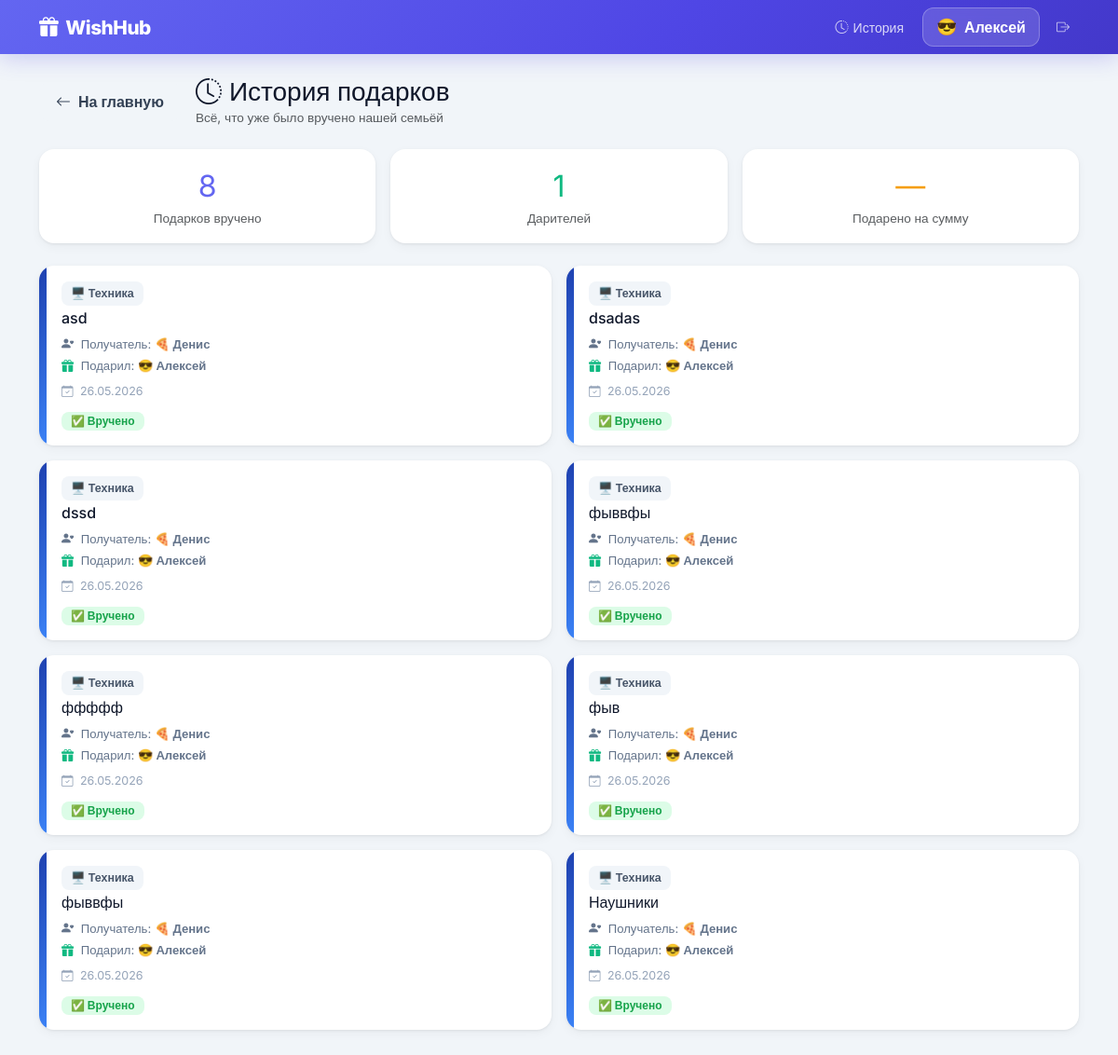
The app's page /history (signed in), older data.
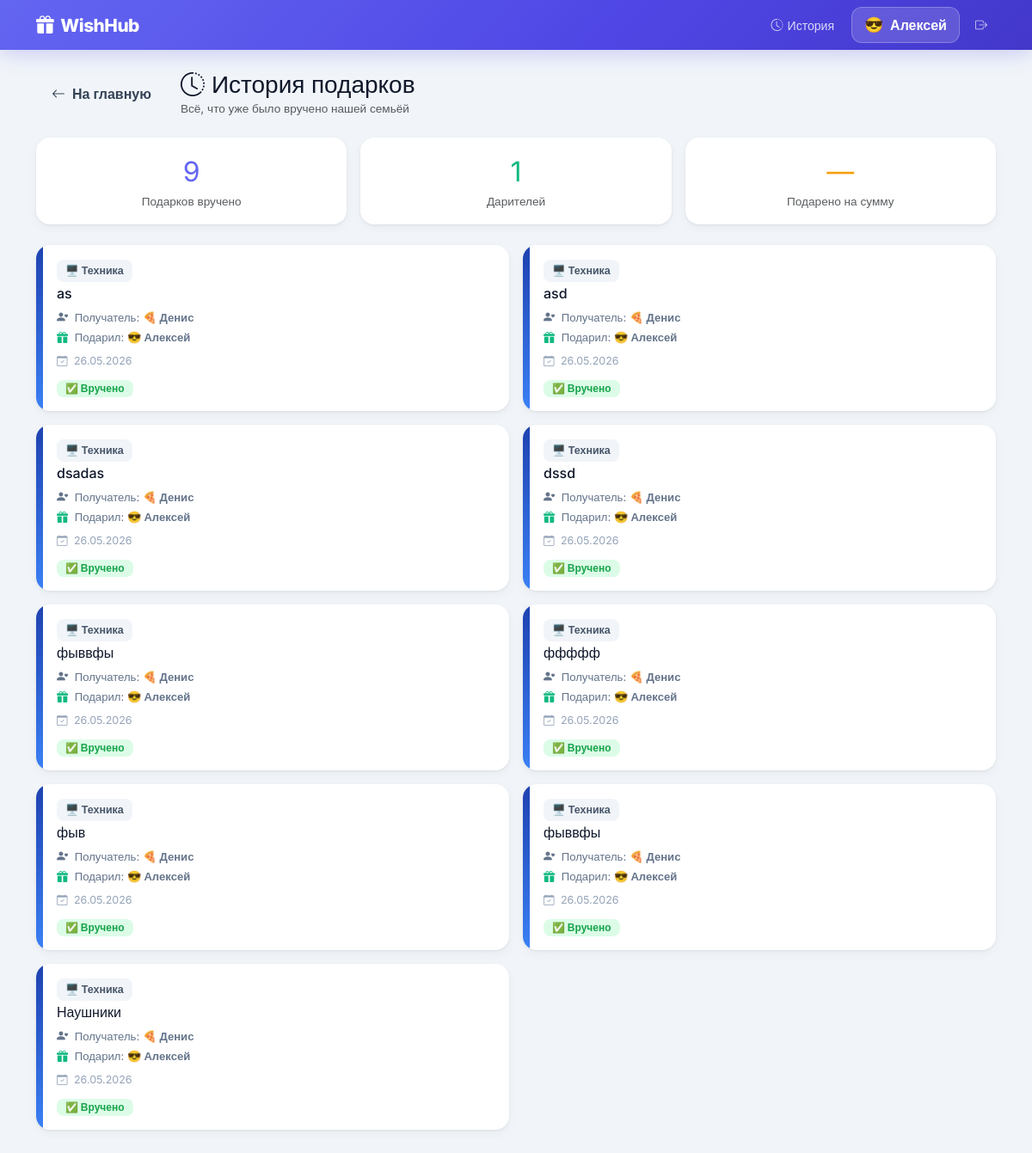
The same page, newer data.
### app.py (models this page shows)
class WishItem(db.Model):
    id           = db.Column(db.Integer, primary_key=True)
    title        = db.Column(db.String(100), nullable=False)
    description  = db.Column(db.Text, nullable=True)
    link         = db.Column(db.String(500), nullable=True)
    image_url    = db.Column(db.String(500), nullable=True)
    price        = db.Column(db.Float, nullable=True)
    category     = db.Column(db.String(20), default='other')
    priority     = db.Column(db.String(20), default='medium')
    user_id      = db.Column(db.Integer, db.ForeignKey('user.id'), nullable=False)
    booked_by_id = db.Column(db.Integer, db.ForeignKey('user.id'), nullable=True)
    is_purchased = db.Column(db.Boolean, default=False)
    purchased_at = db.Column(db.DateTime, nullable=True)
    created_at   = db.Column(db.DateTime, default=datetime.utcnow)
    booked_by    = db.relationship('User', foreign_keys=[booked_by_id])

class User(UserMixin, db.Model):
    id            = db.Column(db.Integer, primary_key=True)
    username      = db.Column(db.String(50), unique=True, nullable=False)
    password_hash = db.Column(db.String(255), nullable=False)
    name          = db.Column(db.String(50), nullable=False)
    is_admin      = db.Column(db.Boolean, default=False)
    birthday      = db.Column(db.Date, nullable=True)
    emoji         = db.Column(db.String(10), default='🎁')
    wishes        = db.relationship('WishItem', backref='owner', lazy=True, foreign_keys='WishItem.user_id')

### app.py (the view)
@app.route('/history')
@login_required
def history():
    purchased = WishItem.query.filter_by(is_purchased=True)\
                              .order_by(WishItem.purchased_at.desc()).all()
    return render_template('history.html', purchased=purchased, category_map=CATEGORY_MAP)

### app.py (called while the page is built)
@login_manager.user_loader
def load_user(user_id):
    return db.session.get(User, int(user_id))

### templates/history.html (shortened to what this page needs)
{% extends "base.html" %}
{% block content %}
<div class="d-flex align-items-center gap-3 mb-4">
  <a href="{{ url_for('index') }}" class="btn btn-w btn-w-light">
    <i class="bi bi-arrow-left me-1"></i> На главную
  </a>
  <div>
    <h3 class="fw-800 mb-0"><i class="bi bi-clock-history text-indigo me-2"></i>История подарков</h3>
    <p class="text-muted mb-0" style="font-size:.85rem">Всё, что уже было вручено нашей семьёй</p>
  </div>
</div>
{% if purchased %}
<div class="row g-3 mb-4">
  <div class="col-sm-4">
    <div class="card-w p-3 text-center">
      <div class="fw-800" style="font-size:2rem;color:#6366f1">{{ purchased|length }}</div>
      <div class="text-muted" style="font-size:.85rem">Подарков вручено</div>
    </div>
  </div>
  <div class="col-sm-4">
    <div class="card-w p-3 text-center">
      {% set gifters = purchased|map(attribute='booked_by')|unique(attribute='id')|list %}
      <div class="fw-800" style="font-size:2rem;color:#10b981">{{ gifters|length }}</div>
      <div class="text-muted" style="font-size:.85rem">Дарителей</div>
    </div>
  </div>
  <div class="col-sm-4">
    <div class="card-w p-3 text-center">
      {% set total_price = purchased|selectattr('price')|map(attribute='price')|sum %}
      <div class="fw-800" style="font-size:2rem;color:#f59e0b">
        {{ '{:,.0f}'.format(total_price).replace(',', ' ') if total_price else '—' }}
      </div>
      <div class="text-muted" style="font-size:.85rem">Подарено на сумму</div>
    </div>
  </div>
</div>
<div class="row g-3">
  {% for wish in purchased %}
  <div class="col-md-6">
    <div class="card-w overflow-hidden h-100">
      <div class="d-flex h-100">
        <div style="width:8px;flex-shrink:0;background:{{ category_map[wish.category].gradient }}"></div>
        <div class="p-3 flex-grow-1">
          <div class="d-flex justify-content-between align-items-start mb-2">
            <div>
              <span class="cat-chip mb-1 d-inline-flex">{{ category_map[wish.category].emoji }} {{ category_map[wish.category].label }}</span>
              <h6 class="fw-700 mb-0">{{ wish.title }}</h6>
            </div>
          </div>
          <div class="d-flex align-items-center gap-2 flex-wrap" style="font-size:.82rem;color:#64748b">
            <span>
              <i class="bi bi-person-heart me-1"></i>
              Получатель: <strong>{{ wish.owner.emoji }} {{ wish.owner.name }}</strong>
            </span>
          </div>
          <div class="d-flex align-items-center gap-2 flex-wrap mt-1" style="font-size:.82rem;color:#64748b">
            <span>
              <i class="bi bi-gift-fill me-1" style="color:#10b981"></i>
              Подарил: <strong>{{ wish.booked_by.emoji }} {{ wish.booked_by.name }}</strong>
            </span>
          </div>
          {% if wish.purchased_at %}
          <div class="mt-2" style="font-size:.78rem;color:#94a3b8">
            <i class="bi bi-calendar-check me-1"></i>
            {{ wish.purchased_at.strftime('%d.%m.%Y') }}
          </div>
          {% endif %}
          <div class="mt-2">
            <span class="badge" style="background:#dcfce7;color:#16a34a;font-size:.75rem;padding:4px 10px;border-radius:8px">
              ✅ Вручено
            </span>
          </div>
        </div>
      </div>
    </div>
  </div>
  {% endfor %}
</div>
{% endif %}
{% endblock %}

Row changes from the older to the newer data that the page shows:
now on this page (row edited): WishItem: category "🖥️", category "Техника", title "as", owner.emoji "🍕", owner.name "Денис", booked_by.emoji "😎", booked_by.name "Алексей", purchased_at "26.05.2026"
Text that changed along with them:
{{ purchased|length }}: "8" → "9"
